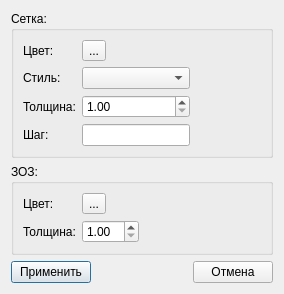
<?xml version="1.0" encoding="UTF-8"?>
<ui version="4.0">
 <class>Dialog_ConfizGraph</class>
 <widget class="QDialog" name="Dialog_ConfizGraph">
  <property name="geometry">
   <rect>
    <x>0</x>
    <y>0</y>
    <width>284</width>
    <height>287</height>
   </rect>
  </property>
  <property name="windowTitle">
   <string>Параметры графика</string>
  </property>
  <layout class="QGridLayout" name="gridLayout">
   <item row="2" column="1">
    <spacer name="horizontalSpacer">
     <property name="orientation">
      <enum>Qt::Horizontal</enum>
     </property>
     <property name="sizeHint" stdset="0">
      <size>
       <width>40</width>
       <height>20</height>
      </size>
     </property>
    </spacer>
   </item>
   <item row="2" column="0">
    <widget class="QPushButton" name="pushButton_Ok">
     <property name="text">
      <string>Применить</string>
     </property>
    </widget>
   </item>
   <item row="2" column="2">
    <widget class="QPushButton" name="pushButton_Cancel">
     <property name="text">
      <string>Отмена</string>
     </property>
    </widget>
   </item>
   <item row="1" column="0" colspan="3">
    <widget class="QGroupBox" name="groupBox_3">
     <property name="title">
      <string>ЗОЗ:</string>
     </property>
     <layout class="QGridLayout" name="gridLayout_4">
      <item row="0" column="0">
       <widget class="QLabel" name="label_6">
        <property name="text">
         <string>Цвет:</string>
        </property>
       </widget>
      </item>
      <item row="0" column="1">
       <widget class="ToolButtonColor" name="toolButton_ZozColor">
        <property name="text">
         <string>...</string>
        </property>
       </widget>
      </item>
      <item row="1" column="0">
       <widget class="QLabel" name="label_2">
        <property name="text">
         <string>Толщина:</string>
        </property>
       </widget>
      </item>
      <item row="1" column="1">
       <widget class="QDoubleSpinBox" name="doubleSpinBox_ZozWidth">
        <property name="minimum">
         <double>1.000000000000000</double>
        </property>
        <property name="singleStep">
         <double>0.500000000000000</double>
        </property>
        <property name="value">
         <double>1.000000000000000</double>
        </property>
       </widget>
      </item>
      <item row="1" column="2">
       <spacer name="horizontalSpacer_3">
        <property name="orientation">
         <enum>Qt::Horizontal</enum>
        </property>
        <property name="sizeHint" stdset="0">
         <size>
          <width>40</width>
          <height>20</height>
         </size>
        </property>
       </spacer>
      </item>
     </layout>
    </widget>
   </item>
   <item row="0" column="0" colspan="3">
    <widget class="QGroupBox" name="groupBox">
     <property name="title">
      <string>Сетка:</string>
     </property>
     <layout class="QGridLayout" name="gridLayout_2">
      <item row="2" column="0">
       <widget class="QLabel" name="label_4">
        <property name="text">
         <string>Толщина:</string>
        </property>
       </widget>
      </item>
      <item row="3" column="0">
       <widget class="QLabel" name="label_5">
        <property name="text">
         <string>Шаг:</string>
        </property>
       </widget>
      </item>
      <item row="3" column="1">
       <widget class="QLineEdit" name="lineEdit_GridStep"/>
      </item>
      <item row="2" column="2">
       <spacer name="horizontalSpacer_2">
        <property name="orientation">
         <enum>Qt::Horizontal</enum>
        </property>
        <property name="sizeHint" stdset="0">
         <size>
          <width>40</width>
          <height>20</height>
         </size>
        </property>
       </spacer>
      </item>
      <item row="1" column="1">
       <widget class="QComboBox" name="comboBox_GridStyle"/>
      </item>
      <item row="1" column="0">
       <widget class="QLabel" name="label_3">
        <property name="text">
         <string>Стиль:</string>
        </property>
       </widget>
      </item>
      <item row="0" column="0">
       <widget class="QLabel" name="label_7">
        <property name="text">
         <string>Цвет:</string>
        </property>
       </widget>
      </item>
      <item row="0" column="1">
       <widget class="ToolButtonColor" name="toolButton_GridColor">
        <property name="text">
         <string>...</string>
        </property>
       </widget>
      </item>
      <item row="2" column="1">
       <widget class="QDoubleSpinBox" name="doubleSpinBox_GridWidth">
        <property name="minimum">
         <double>1.000000000000000</double>
        </property>
        <property name="singleStep">
         <double>0.500000000000000</double>
        </property>
        <property name="value">
         <double>1.000000000000000</double>
        </property>
       </widget>
      </item>
     </layout>
    </widget>
   </item>
  </layout>
 </widget>
 <customwidgets>
  <customwidget>
   <class>ToolButtonColor</class>
   <extends>QToolButton</extends>
   <header>MyWidget/toolbuttoncolor.h</header>
  </customwidget>
 </customwidgets>
 <resources/>
 <connections/>
</ui>
